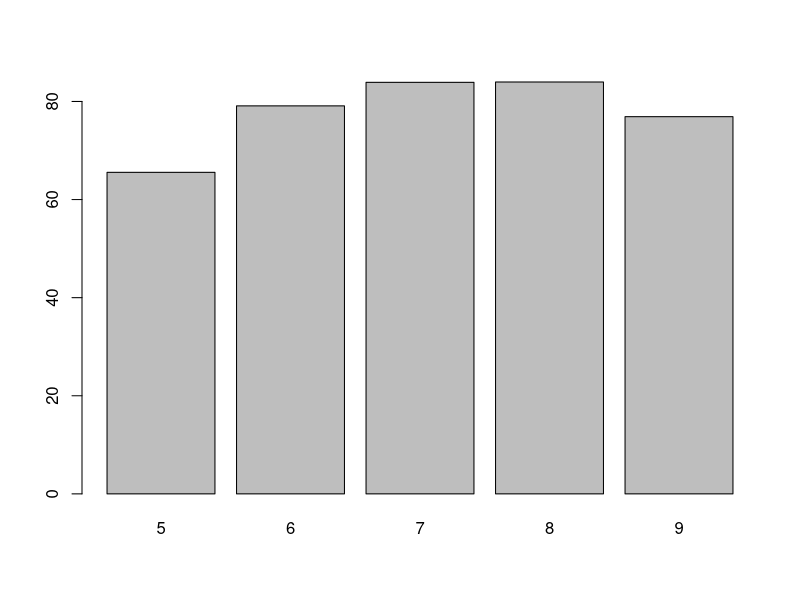
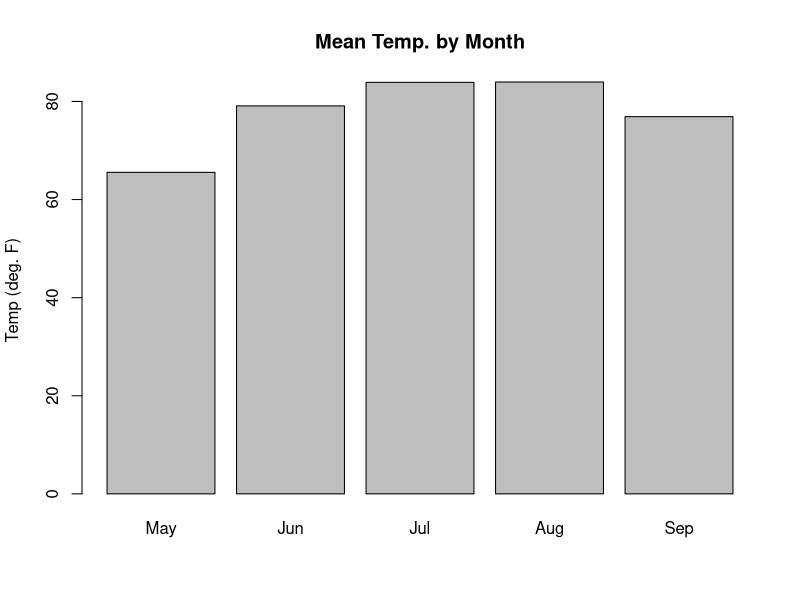

These figures' R source, in order: (Note: this script raises an error after producing the figures.)
setwd("D:/tutorials/graphic")
airquality
dim(airquality)
colnames(airquality)
airquality$Month
heights <- tapply(airquality$Temp, airquality$Month, mean)
heights
head(airquality)
unique(airquality$Month)
barplot(heights)
barplot(heights, main= "Mean Temp. by Month", names.arg = c("May", "Jun", "Jul", "Aug", "Sep"), 
        ylab="Temp (deg. F)")

#Adding Confidence Intervals to a Bar Chart
library(gplots)
barplot2(x, plot.ci=TRUE, ci.l=lower, ci.u=upper)
attach(airquality)
heights <- tapply(Temp, Month, mean)
lower <- tapply(Temp, Month, function(v) t.test(v)$conf.int[1])
upper <- tapply(Temp, Month, function(v) t.test(v)$conf.int[2])
barplot2(heights, plot.ci=TRUE, ci.l=lower, ci.u=upper, ylim=c(50,90), xpd=FALSE, 
         main="Mean Temp. By Month", names.arg=c("May","Jun","Jul","Aug","Sep"), ylab="Temp (deg. F)")

#adding colors to barplots
barplot2(heights, plot.ci=TRUE, ci.l=lower, ci.u=upper, ylim=c(50,90), xpd=FALSE, 
         main="Mean Temp. By Month", names.arg=c("May","Jun","Jul","Aug","Sep"), ylab="Temp (deg. F)", col = "blue")

barplot(heights, col=colors)
barplot(c(3,5,4), col=c("red","white","blue"))

rel.hts <- rank(heights) / length(heights)

rel.hts <- (heights - min(heights)) / (max(heights) - min(heights))
grays <- gray(1 - rel.hts)
barplot(heights,col=grays,ylim=c(50,90), xpd=FALSE,main="Mean Temp. By Month",
        names.arg=c("May", "Jun", "Jul", "Aug", "Sep"),ylab="Temp (deg. F)")
barplot2(heights,col=grays,ylim=c(50,90), xpd=FALSE,main="Mean Temp. By Month",
         names.arg=c("May", "Jun", "Jul", "Aug", "Sep"),ylab="Temp (deg. F)",
         plot.ci=TRUE, ci.l=lower, ci.u=upper)


rel.hts <- (heights - min(heights)) / (max(heights) - min(heights))
rainbows <- rainbow(1 - rel.hts)
barplot(heights,col=rainbows,ylim=c(50,90), xpd=FALSE,main="Mean Temp. By Month",
        names.arg=c("May", "Jun", "Jul", "Aug", "Sep"),ylab="Temp (deg. F)")
barplot2(heights,col=rainbows,ylim=c(50,90), xpd=FALSE,main="Mean Temp. By Month",
         names.arg=c("May", "Jun", "Jul", "Aug", "Sep"),ylab="Temp (deg. F)",
         plot.ci=TRUE, ci.l=lower, ci.u=upper)


#07-15-2022
# Tutorial on grouped barchart   Author: Joachim Schork
# Source of the code: https://statisticsglobe.com/draw-grouped-barplot-in-r
data <- data.frame(values = c(4, 1, 3, 6, 7, 3),  # Create example data
                   group = rep(c("group 1",
                                 "group 2",
                                 "group 3"),
                               each = 2),
                   subgroup = LETTERS[1:2])

data

#Example 1: Drawing Grouped Barchart Using Base R
# For this, we first have to convert our data frame to a properly formatted matrix:
data_base <- reshape(data,                        # Modify data for Base R barplot
                     idvar = "subgroup",
                     timevar = "group",
                     direction = "wide")

data_base                                       # Print modified data

row.names(data_base) <- data_base$subgroup
data_base <- data_base[ , 2:ncol(data_base)]
colnames(data_base) <- c("group 1", "group 2", "group 3")
data_base <- as.matrix(data_base)
data_base                                         # Print modified data

# use the barplot() function to draw our grouped barplot in Base R
barplot(height = data_base,                       # Grouped barplot using Base R
        beside = TRUE)

# Example 2: Drawing Grouped Barchart Using ggplot2 Package
#In case we want to apply the functions of the ggplot2 package, we first need to install and load ggplot2
install.packages("ggplot2")                       # Install & load ggplot2 package
library("ggplot2")
ggplot(data,                                      # Grouped barplot using ggplot2
       aes(x = group,
           y = values,
           fill = subgroup)) +
  geom_bar(stat = "identity",
           position = "dodge")

p_unload(ggplot2)

#Example 3: Drawing Grouped Barchart Using lattice Package
install.packages("lattice")                       # Install lattice package
library("lattice")                                # Load lattice package

barchart(values ~ group,                          # Grouped barplot using lattice
         data = data,
         groups = subgroup)

p_unload(lattice)

# https://statdoe.com/cld-customisation/        Author: Rosane Rech
# Customising the Compact Letter Display Position
# loading the appropriate libraries
library(ggplot2)
library(ggthemes)
library(multcompView)
library(dplyr)
library(datasets)

# analysis of variance
anova <- aov(weight ~ feed, data = chickwts)

# Tukey's test
tukey <- TukeyHSD(anova)

# compact letter display
cld <- multcompLetters4(anova, tukey)

# table with factors and 3rd quantile
dt <- group_by(chickwts, feed) %>%
  summarise(w=mean(weight), sd = sd(weight)) %>%
  arrange(desc(w))

# extracting the compact letter display and adding to the Tk table
cld <- as.data.frame.list(cld$feed)
dt$cld <- cld$Letters

print(dt)

#Barplot with error bars
ggplot(dt, aes(feed, w)) + 
  geom_bar(stat = "identity", aes(fill = w), show.legend = FALSE) +
  geom_errorbar(aes(ymin = w-sd, ymax=w+sd), width = 0.2) +
  labs(x = "Feed Type", y = "Average Weight Gain (g)") +
  theme_few()

#Adding the letters indicating significant differences
ggplot(dt, aes(feed, w)) + 
  geom_bar(stat = "identity", aes(fill = w), show.legend = FALSE) +
  geom_errorbar(aes(ymin = w-sd, ymax=w+sd), width = 0.2) +
  labs(x = "Feed Type", y = "Average Weight Gain (g)") +
  geom_text(aes(label = cld)) +
  theme_few()

#Letter's position: just above the bars and beside the error bars
ggplot(dt, aes(feed, w)) + 
  geom_bar(stat = "identity", aes(fill = w), show.legend = FALSE) +
  geom_errorbar(aes(ymin = w-sd, ymax=w+sd), width = 0.2) +
  labs(x = "Feed Type", y = "Average Weight Gain (g)") +
  geom_text(aes(label = cld), vjust = -0.5, hjust = -0.5) +
  theme_few()

#Letter's position: just above the error bars
#Method 1
ggplot(dt, aes(feed, w)) + 
  geom_bar(stat = "identity", aes(fill = w), show.legend = FALSE) +
  geom_errorbar(aes(ymin = w-sd, ymax=w+sd), width = 0.2) +
  labs(x = "Feed Type", y = "Average Weight Gain (g)") +
  geom_text(aes(label = cld, y = w + sd), vjust = -0.5) +
  ylim(0,410) +
  theme_few()

#Method 2
ggplot(dt, aes(feed, w)) + 
  geom_bar(stat = "identity", aes(fill = w), show.legend = FALSE) +
  geom_errorbar(aes(ymin = w-sd, ymax=w+sd), width = 0.2) +
  labs(x = "Feed Type", y = "Average Weight Gain (g)") +
  geom_text(aes(label = cld, y = w + sd + 20)) +
  ylim(0,410) +
  theme_few()

#Saving the final figure
# saving the final figure
ggsave("barplot.png", width = 4.2, height = 3, dpi = 1000)

p_unload(ggplot2, ggthemes, multcompView, dplyr)
detach("package:datasets", unload = TRUE)
